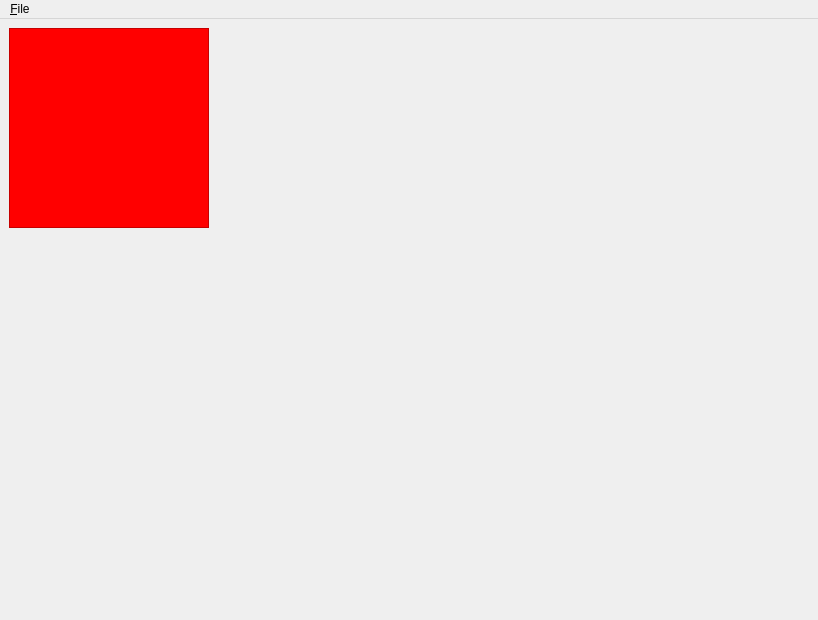
<?xml version="1.0" encoding="UTF-8"?>
<ui version="4.0">
 <class>MainWindow</class>
 <widget class="QMainWindow" name="MainWindow">
  <property name="geometry">
   <rect>
    <x>0</x>
    <y>0</y>
    <width>818</width>
    <height>620</height>
   </rect>
  </property>
  <property name="windowTitle">
   <string>Portfolio Rebalancer</string>
  </property>
  <widget class="QWidget" name="centralwidget">
   <layout class="QHBoxLayout" name="horizontalLayout">
    <item>
     <layout class="QVBoxLayout" name="verticalLayout" stretch="0,0">
      <item>
       <layout class="QHBoxLayout" name="horizontalLayout_2">
        <property name="spacing">
         <number>0</number>
        </property>
        <item>
         <widget class="QFrame" name="frame_canvas">
          <property name="minimumSize">
           <size>
            <width>200</width>
            <height>200</height>
           </size>
          </property>
          <property name="maximumSize">
           <size>
            <width>200</width>
            <height>200</height>
           </size>
          </property>
          <property name="styleSheet">
           <string notr="true">background-color: red;</string>
          </property>
          <property name="frameShape">
           <enum>QFrame::Shape::StyledPanel</enum>
          </property>
          <property name="frameShadow">
           <enum>QFrame::Shadow::Raised</enum>
          </property>
          <layout class="QVBoxLayout" name="verticalLayout_3">
           <property name="spacing">
            <number>0</number>
           </property>
           <property name="leftMargin">
            <number>0</number>
           </property>
           <property name="topMargin">
            <number>0</number>
           </property>
           <property name="rightMargin">
            <number>0</number>
           </property>
           <property name="bottomMargin">
            <number>0</number>
           </property>
          </layout>
         </widget>
        </item>
       </layout>
      </item>
      <item>
       <spacer name="verticalSpacer">
        <property name="orientation">
         <enum>Qt::Orientation::Vertical</enum>
        </property>
        <property name="sizeHint" stdset="0">
         <size>
          <width>20</width>
          <height>40</height>
         </size>
        </property>
       </spacer>
      </item>
     </layout>
    </item>
    <item>
     <layout class="QVBoxLayout" name="verticalLayout_2">
      <item>
       <spacer name="verticalSpacer_2">
        <property name="orientation">
         <enum>Qt::Orientation::Vertical</enum>
        </property>
        <property name="sizeHint" stdset="0">
         <size>
          <width>20</width>
          <height>40</height>
         </size>
        </property>
       </spacer>
      </item>
     </layout>
    </item>
    <item>
     <spacer name="horizontalSpacer">
      <property name="orientation">
       <enum>Qt::Orientation::Horizontal</enum>
      </property>
      <property name="sizeHint" stdset="0">
       <size>
        <width>40</width>
        <height>20</height>
       </size>
      </property>
     </spacer>
    </item>
   </layout>
  </widget>
  <widget class="QMenuBar" name="menubar">
   <property name="geometry">
    <rect>
     <x>0</x>
     <y>0</y>
     <width>818</width>
     <height>23</height>
    </rect>
   </property>
   <widget class="QMenu" name="menu_File">
    <property name="title">
     <string>&amp;File</string>
    </property>
    <addaction name="action_Exit"/>
   </widget>
   <addaction name="menu_File"/>
  </widget>
  <action name="action_Exit">
   <property name="text">
    <string>&amp;Exit</string>
   </property>
  </action>
 </widget>
 <resources/>
 <connections>
  <connection>
   <sender>action_Exit</sender>
   <signal>triggered()</signal>
   <receiver>MainWindow</receiver>
   <slot>close()</slot>
   <hints>
    <hint type="sourcelabel">
     <x>-1</x>
     <y>-1</y>
    </hint>
    <hint type="destinationlabel">
     <x>399</x>
     <y>299</y>
    </hint>
   </hints>
  </connection>
 </connections>
</ui>
